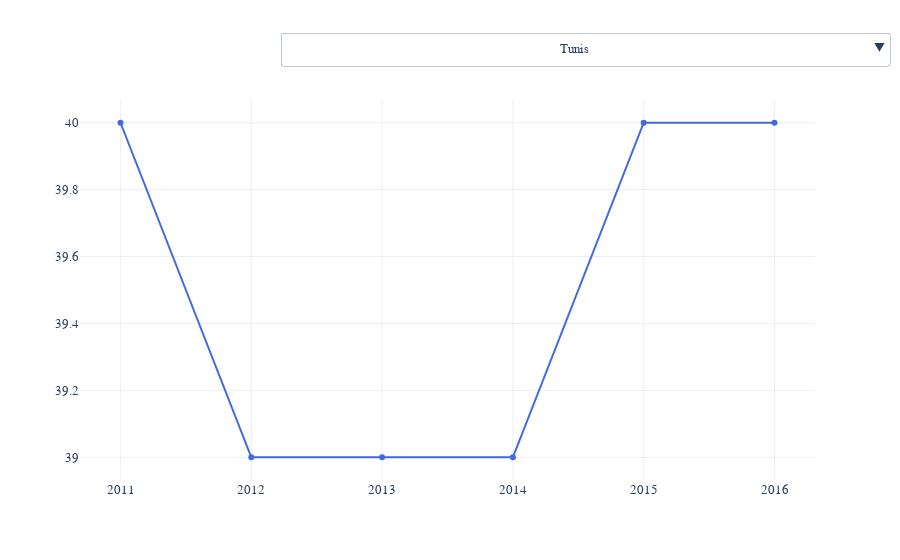

Write notebook code for a chart like this one.
### Markdown cell above
# Maisons de culture

### Code cell
df7=pd.read_csv('evolution-nombre-maison-cultures-section.csv') 
df8=df7.iloc[:,1:]


years=[2011,2012,2013,2014,2015,2016]
data_bar=[go.Scatter(name='Tunis',
           visible=True,
           x=years, y=df8.iloc[0],
           marker_color='royalblue'),
          
         go.Scatter(name='Nord est',
           visible=False,
          x=years, y=df8.iloc[1],
          marker_color='royalblue'),
          
         go.Scatter(name='Nord west ',
           visible=False,
           x=years, y=df8.iloc[2],
           marker_color='royalblue'),
          
          go.Scatter(name='Centre est ',
           visible=False,
           x=years, y=df8.iloc[3],
           marker_color='royalblue'),
          go.Scatter(name='Centre west ',
           visible=False,
           x=years, y=df8.iloc[4],
           marker_color='royalblue'),
          go.Scatter(name='Sud est ',
           visible=False,
           x=years, y=df8.iloc[5],
           marker_color='royalblue'),
          go.Scatter(name='Sud west ',
           visible=False,
           x=years, y=df8.iloc[6],
           marker_color='royalblue'),
        ]
list_updatemenus=[
        {'args':[{"visible":[True,False,False,False,False,False,False]}],
         'label':"                                                                                         Tunis                                                                                           ",
         'method':"update"},
    
        {'args':[{"visible":[False,True,False,False,False,False,False]}],
         'label':"                                                                                         Nord est",
         'method':"update"},

         {'args':[{"visible":[False,False,True,False,False,False,False]}],
         'label':"                                                                                         Nord west",
         'method':"update"},
    
         {'args':[{"visible":[False,False,False,True,False,False,False]}],
         'label':"                                                                                         Centre est",
         'method':"update"},
    {'args':[{"visible":[False,False,False,False,True,False,False]}],
         'label':"                                                                                         Centre west",
         'method':"update"},
    {'args':[{"visible":[False,False,False,False,False,True,False]}],
         'label':"                                                                                         Sud est",
         'method':"update"},
    {'args':[{"visible":[False,False,False,False,False,False,True]}],
         'label':"                                                                                         Sud west",
         'method':"update"},
    
    



]
layout_bar=go.Layout(updatemenus=list([dict(buttons= list_updatemenus,x=1.1,y=1.18)]),
                     title_text="",
                     template='plotly_white',
                     font=dict(
                    family=" Gravitas One, cursive",
                    size=13))

#defining figure and plotting
evol_MC_section = go.Figure(data_bar,layout_bar)
evol_MC_section.show()

### Figure 1 — Plotly figure (JSON) as saved in the notebook; plotly's stock layout.template omitted (floating-point values rounded to 4 significant figures)
{"data": [{"marker": {"color": "royalblue"}, "name": "Tunis", "type": "scatter", "visible": true, "x": [2011, 2012, 2013, 2014, 2015, 2016], "y": [40, 39, 39, 39, 40, 40]}, {"marker": {"color": "royalblue"}, "name": "Nord est", "type": "scatter", "visible": false, "x": [2011, 2012, 2013, 2014, 2015, 2016], "y": [22, 21, 21, 21, 22, 24]}, {"marker": {"color": "royalblue"}, "name": "Nord west ", "type": "scatter", "visible": false, "x": [2011, 2012, 2013, 2014, 2015, 2016], "y": [36, 33, 34, 34, 34, 34]}, {"marker": {"color": "royalblue"}, "name": "Centre est ", "type": "scatter", "visible": false, "x": [2011, 2012, 2013, 2014, 2015, 2016], "y": [50, 50, 51, 52, 52, 52]}, {"marker": {"color": "royalblue"}, "name": "Centre west ", "type": "scatter", "visible": false, "x": [2011, 2012, 2013, 2014, 2015, 2016], "y": [30, 30, 30, 30, 30, 30]}, {"marker": {"color": "royalblue"}, "name": "Sud est ", "type": "scatter", "visible": false, "x": [2011, 2012, 2013, 2014, 2015, 2016], "y": [20, 20, 21, 21, 23, 23]}, {"marker": {"color": "royalblue"}, "name": "Sud west ", "type": "scatter", "visible": false, "x": [2011, 2012, 2013, 2014, 2015, 2016], "y": [17, 15, 15, 15, 15, 17]}], "layout": {"font": {"family": " Gravitas One, cursive", "size": 13}, "title": {"text": ""}, "updatemenus": [{"buttons": [{"args": [{"visible": [true, false, false, false, false, false, false]}], "label": "                                                                                         Tunis                                                                                           ", "method": "update"}, {"args": [{"visible": [false, true, false, false, false, false, false]}], "label": "                                                                                         Nord est", "method": "update"}, {"args": [{"visible": [false, false, true, false, false, false, false]}], "label": "                                                                                         Nord west", "method": "update"}, {"args": [{"visible": [false, false, false, true, false, false, false]}], "label": "                                                                                         Centre est", "method": "update"}, {"args": [{"visible": [false, false, false, false, true, false, false]}], "label": "                                                                                         Centre west", "method": "update"}, {"args": [{"visible": [false, false, false, false, false, true, false]}], "label": "                                                                                         Sud est", "method": "update"}, {"args": [{"visible": [false, false, false, false, false, false, true]}], "label": "                                                                                         Sud west", "method": "update"}], "x": 1.1, "y": 1.18}]}}
